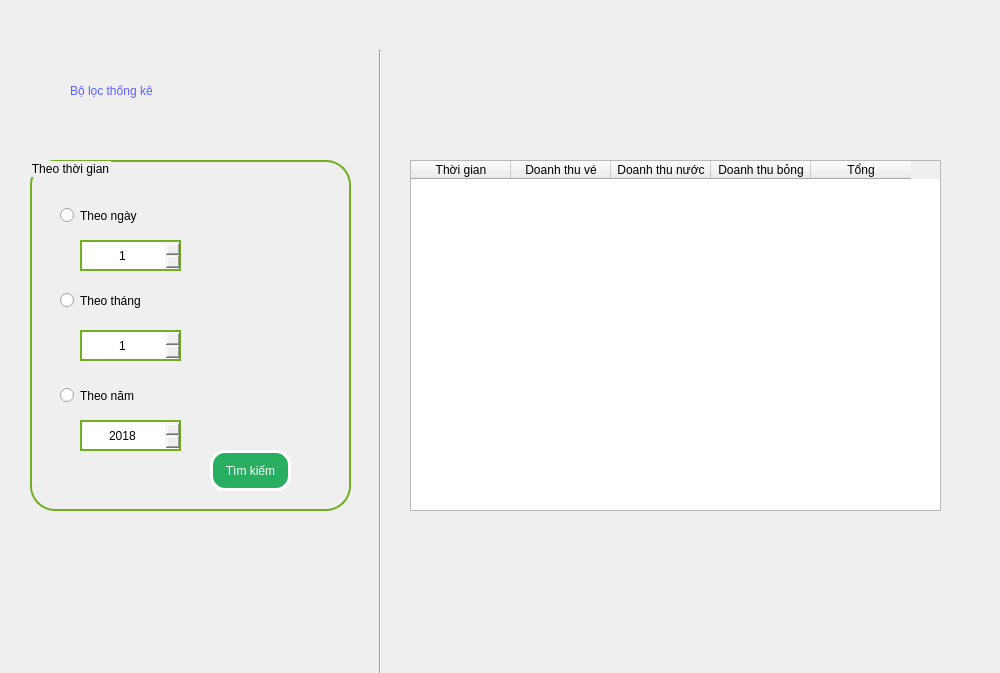
<?xml version="1.0" encoding="UTF-8"?>
<ui version="4.0">
 <class>TKdoanhthu</class>
 <widget class="QMainWindow" name="TKdoanhthu">
  <property name="geometry">
   <rect>
    <x>0</x>
    <y>0</y>
    <width>1000</width>
    <height>673</height>
   </rect>
  </property>
  <property name="windowTitle">
   <string>MainWindow</string>
  </property>
  <widget class="QWidget" name="centralwidget">
   <widget class="Line" name="line">
    <property name="geometry">
     <rect>
      <x>370</x>
      <y>50</y>
      <width>20</width>
      <height>641</height>
     </rect>
    </property>
    <property name="orientation">
     <enum>Qt::Vertical</enum>
    </property>
   </widget>
   <widget class="QLabel" name="label">
    <property name="geometry">
     <rect>
      <x>70</x>
      <y>60</y>
      <width>191</width>
      <height>61</height>
     </rect>
    </property>
    <property name="styleSheet">
     <string notr="true">font: 18pt &quot;MS Shell Dlg 2&quot;;
color:rgb(92, 95, 255);</string>
    </property>
    <property name="text">
     <string>Bộ lọc thống kê</string>
    </property>
   </widget>
   <widget class="QTableWidget" name="tableWidget">
    <property name="geometry">
     <rect>
      <x>410</x>
      <y>160</y>
      <width>531</width>
      <height>351</height>
     </rect>
    </property>
    <column>
     <property name="text">
      <string>Thời gian</string>
     </property>
    </column>
    <column>
     <property name="text">
      <string>Doanh thu vé</string>
     </property>
    </column>
    <column>
     <property name="text">
      <string>Doanh thu nước</string>
     </property>
    </column>
    <column>
     <property name="text">
      <string>Doanh thu bỏng</string>
     </property>
    </column>
    <column>
     <property name="text">
      <string>Tổng</string>
     </property>
    </column>
   </widget>
   <widget class="QWidget" name="widget" native="true">
    <property name="geometry">
     <rect>
      <x>420</x>
      <y>50</y>
      <width>141</width>
      <height>101</height>
     </rect>
    </property>
    <widget class="QLabel" name="label_3">
     <property name="geometry">
      <rect>
       <x>0</x>
       <y>0</y>
       <width>101</width>
       <height>91</height>
      </rect>
     </property>
     <property name="text">
      <string/>
     </property>
     <property name="pixmap">
      <pixmap>../../../../../ảnh python/thongke.png</pixmap>
     </property>
     <property name="scaledContents">
      <bool>true</bool>
     </property>
    </widget>
   </widget>
   <widget class="QGroupBox" name="groupBox_theothoigian">
    <property name="geometry">
     <rect>
      <x>30</x>
      <y>160</y>
      <width>321</width>
      <height>351</height>
     </rect>
    </property>
    <property name="styleSheet">
     <string notr="true">
font: 11pt &quot;MS Shell Dlg 2&quot;;
 border-radius: 25px;
  border: 2px solid #73AD21;</string>
    </property>
    <property name="title">
     <string>Theo thời gian</string>
    </property>
    <widget class="QRadioButton" name="button_ngay">
     <property name="geometry">
      <rect>
       <x>30</x>
       <y>40</y>
       <width>121</width>
       <height>31</height>
      </rect>
     </property>
     <property name="styleSheet">
      <string notr="true">font: 12pt &quot;MS Shell Dlg 2&quot;;
border: white;</string>
     </property>
     <property name="text">
      <string>Theo ngày</string>
     </property>
    </widget>
    <widget class="QRadioButton" name="button_thang">
     <property name="geometry">
      <rect>
       <x>30</x>
       <y>120</y>
       <width>121</width>
       <height>41</height>
      </rect>
     </property>
     <property name="styleSheet">
      <string notr="true">font: 12pt &quot;MS Shell Dlg 2&quot;;
border: white;</string>
     </property>
     <property name="text">
      <string>Theo tháng</string>
     </property>
    </widget>
    <widget class="QRadioButton" name="button_nam">
     <property name="geometry">
      <rect>
       <x>30</x>
       <y>220</y>
       <width>101</width>
       <height>31</height>
      </rect>
     </property>
     <property name="styleSheet">
      <string notr="true">font: 12pt &quot;MS Shell Dlg 2&quot;;
border: white;</string>
     </property>
     <property name="text">
      <string>Theo năm</string>
     </property>
    </widget>
    <widget class="QSpinBox" name="box_ngay">
     <property name="geometry">
      <rect>
       <x>50</x>
       <y>80</y>
       <width>101</width>
       <height>31</height>
      </rect>
     </property>
     <property name="minimumSize">
      <size>
       <width>101</width>
       <height>31</height>
      </size>
     </property>
     <property name="maximumSize">
      <size>
       <width>101</width>
       <height>31</height>
      </size>
     </property>
     <property name="styleSheet">
      <string notr="true">border:707070;</string>
     </property>
     <property name="alignment">
      <set>Qt::AlignCenter</set>
     </property>
     <property name="minimum">
      <number>1</number>
     </property>
     <property name="maximum">
      <number>31</number>
     </property>
    </widget>
    <widget class="QSpinBox" name="box_thang">
     <property name="geometry">
      <rect>
       <x>50</x>
       <y>170</y>
       <width>101</width>
       <height>31</height>
      </rect>
     </property>
     <property name="minimumSize">
      <size>
       <width>101</width>
       <height>31</height>
      </size>
     </property>
     <property name="maximumSize">
      <size>
       <width>101</width>
       <height>31</height>
      </size>
     </property>
     <property name="styleSheet">
      <string notr="true">border:707070;</string>
     </property>
     <property name="alignment">
      <set>Qt::AlignCenter</set>
     </property>
     <property name="minimum">
      <number>1</number>
     </property>
     <property name="maximum">
      <number>12</number>
     </property>
    </widget>
    <widget class="QSpinBox" name="box_nam">
     <property name="geometry">
      <rect>
       <x>50</x>
       <y>260</y>
       <width>101</width>
       <height>31</height>
      </rect>
     </property>
     <property name="minimumSize">
      <size>
       <width>101</width>
       <height>31</height>
      </size>
     </property>
     <property name="maximumSize">
      <size>
       <width>101</width>
       <height>31</height>
      </size>
     </property>
     <property name="styleSheet">
      <string notr="true">border:707070;</string>
     </property>
     <property name="alignment">
      <set>Qt::AlignCenter</set>
     </property>
     <property name="minimum">
      <number>2018</number>
     </property>
     <property name="maximum">
      <number>2024</number>
     </property>
    </widget>
    <widget class="QPushButton" name="button_timkiem">
     <property name="geometry">
      <rect>
       <x>180</x>
       <y>290</y>
       <width>81</width>
       <height>41</height>
      </rect>
     </property>
     <property name="styleSheet">
      <string notr="true">font: 10pt &quot;MS Shell Dlg 2&quot;;
border: 3px solid white ; /* Đường viền đen dày 2px */
border-radius: 15px;
background-color:#27ae60;
 color: #ffffff;</string>
     </property>
     <property name="text">
      <string>Tìm kiếm</string>
     </property>
    </widget>
   </widget>
  </widget>
 </widget>
 <resources/>
 <connections/>
</ui>
